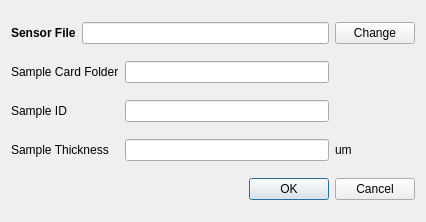
<?xml version="1.0" encoding="UTF-8"?>
<ui version="4.0">
 <class>Sample</class>
 <widget class="QDialog" name="Sample">
  <property name="geometry">
   <rect>
    <x>0</x>
    <y>0</y>
    <width>426</width>
    <height>222</height>
   </rect>
  </property>
  <property name="windowTitle">
   <string>Sample Parameters</string>
  </property>
  <layout class="QGridLayout" name="gridLayout">
   <item row="0" column="0">
    <widget class="QLabel" name="label_sensor">
     <property name="font">
      <font>
       <weight>75</weight>
       <bold>true</bold>
      </font>
     </property>
     <property name="text">
      <string>Sensor File</string>
     </property>
    </widget>
   </item>
   <item row="0" column="1" colspan="2">
    <widget class="QLineEdit" name="cc_sensor"/>
   </item>
   <item row="0" column="3">
    <widget class="QPushButton" name="chdir_sensor">
     <property name="text">
      <string>Change</string>
     </property>
    </widget>
   </item>
   <item row="1" column="0" colspan="2">
    <widget class="QLabel" name="label_3">
     <property name="text">
      <string>Sample Card Folder</string>
     </property>
    </widget>
   </item>
   <item row="1" column="2">
    <widget class="QLineEdit" name="folder"/>
   </item>
   <item row="2" column="0">
    <widget class="QLabel" name="label_4">
     <property name="text">
      <string>Sample ID</string>
     </property>
    </widget>
   </item>
   <item row="2" column="2">
    <widget class="QLineEdit" name="id"/>
   </item>
   <item row="3" column="0" colspan="2">
    <widget class="QLabel" name="label_5">
     <property name="text">
      <string>Sample Thickness</string>
     </property>
    </widget>
   </item>
   <item row="3" column="2">
    <widget class="QLineEdit" name="thickness"/>
   </item>
   <item row="3" column="3">
    <widget class="QLabel" name="label_units">
     <property name="text">
      <string>um</string>
     </property>
    </widget>
   </item>
   <item row="4" column="2" colspan="2">
    <widget class="QDialogButtonBox" name="buttonBox">
     <property name="orientation">
      <enum>Qt::Horizontal</enum>
     </property>
     <property name="standardButtons">
      <set>QDialogButtonBox::Cancel|QDialogButtonBox::Ok</set>
     </property>
    </widget>
   </item>
  </layout>
 </widget>
 <resources/>
 <connections>
  <connection>
   <sender>buttonBox</sender>
   <signal>accepted()</signal>
   <receiver>Sample</receiver>
   <slot>accept()</slot>
   <hints>
    <hint type="sourcelabel">
     <x>248</x>
     <y>254</y>
    </hint>
    <hint type="destinationlabel">
     <x>157</x>
     <y>274</y>
    </hint>
   </hints>
  </connection>
  <connection>
   <sender>buttonBox</sender>
   <signal>rejected()</signal>
   <receiver>Sample</receiver>
   <slot>reject()</slot>
   <hints>
    <hint type="sourcelabel">
     <x>316</x>
     <y>260</y>
    </hint>
    <hint type="destinationlabel">
     <x>286</x>
     <y>274</y>
    </hint>
   </hints>
  </connection>
 </connections>
</ui>
